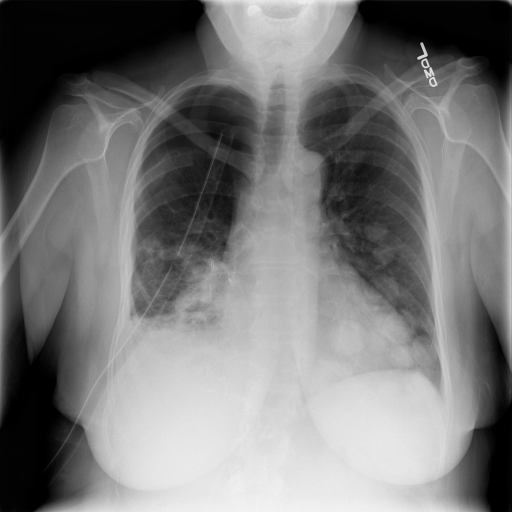
#> input picture XRAY_ACTIONS/image_1.png, 1024 x 1024 px (shown at 1/2 size); its folder holds only this picture in this run
$ python Lesson4.py
#> lines starting #> are read from the running program, lines starting #| are printed output that depends on the picture
import PIL.Image as Image
import numpy as np
import glob

#resizing and standardizing the images in the dataset

def preprocess(image_path):
    result = []
    glob_path = f'{image_path}/*'
    for images in glob.iglob(glob_path):
        #print(f"Processing image: {images}")
        if images.endswith(".png"):
              image = Image.open(images)
#> image is the input picture: PIL image 1024x1024 L; min 0, max 245, mean 120.2
              image_array = image.convert('L')  # Convert to grayscale
              image_array = image_array.resize((224,224))
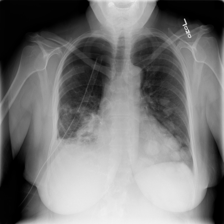
#> image_array: PIL image 224x224 L; min 0, max 242, mean 120.2
              image_array = np.array(image_array)
              standardize_image = (image_array - image_array.mean())/image_array.std()
              result.append((standardize_image, images))
    return result


if __name__ =='__main__':
    image_path = "/Users/farahjabeen/Desktop/XRAY_PROJECT/XRAY_ACTIONS"
    result = preprocess(image_path)
#> result = 1 item
    print(result)
#> (printed output is left out)

$ run again, on XRAY_ACTIONS/image_4.png
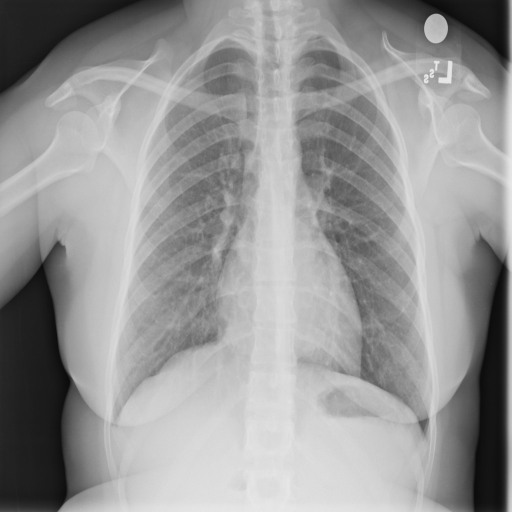
#> input picture XRAY_ACTIONS/image_4.png, 1024 x 1024 px (shown at 1/2 size)
#> in preprocess, image is the input picture: PIL image 1024x1024 L; min 8, max 235, mean 150.8
#> in preprocess, `image_array = image_array.resize((224,224))`:
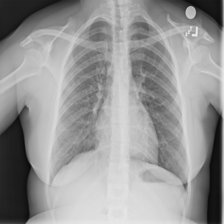
#> image_array: PIL image 224x224 L; min 11, max 235, mean 150.8
#> result = 1 item
#> (printed output is left out)

$ run again, on XRAY_ACTIONS/image_5.png
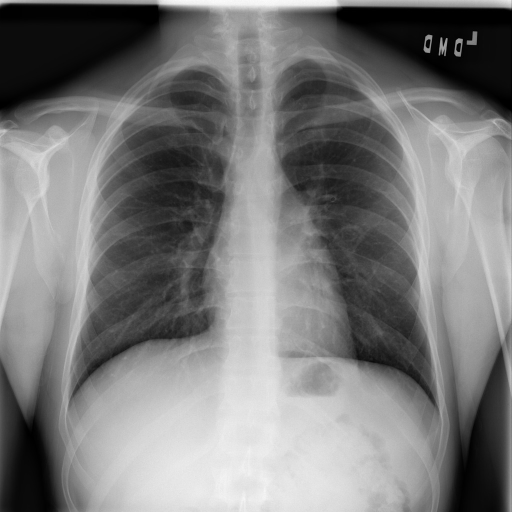
#> input picture XRAY_ACTIONS/image_5.png, 1024 x 1024 px (shown at 1/2 size)
#> in preprocess, image is the input picture: PIL image 1024x1024 L; min 0, max 253, mean 122.3
#> in preprocess, `image_array = image_array.resize((224,224))`:
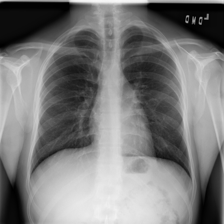
#> image_array: PIL image 224x224 L; min 0, max 249, mean 122.3
#> result = 1 item
#> (printed output is left out)

$ run again, on XRAY_ACTIONS/image_6.png
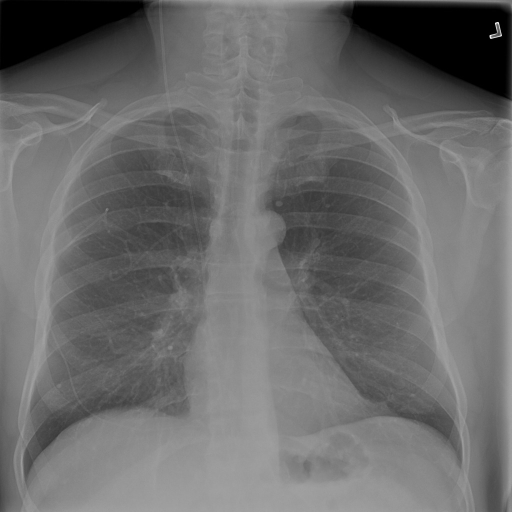
#> input picture XRAY_ACTIONS/image_6.png, 1024 x 1024 px (shown at 1/2 size)
#> in preprocess, image is the input picture: PIL image 1024x1024 L; min 0, max 255, mean 107.4
#> in preprocess, `image_array = image_array.resize((224,224))`:
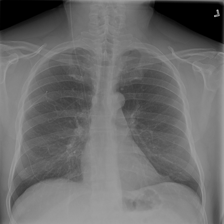
#> image_array: PIL image 224x224 L; min 0, max 193, mean 107.4
#> in preprocess, `standardize_image = (image_array - image_array.mean())/image_array.std()`:
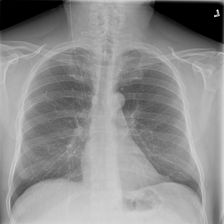
#> standardize_image: shape (224, 224) float64; min -2.9, max 2.31, mean 1.27e-16; drawn with min black and max white
#> result = 1 item
#> (printed output is left out)

$ run again, on XRAY_ACTIONS/image_10.png
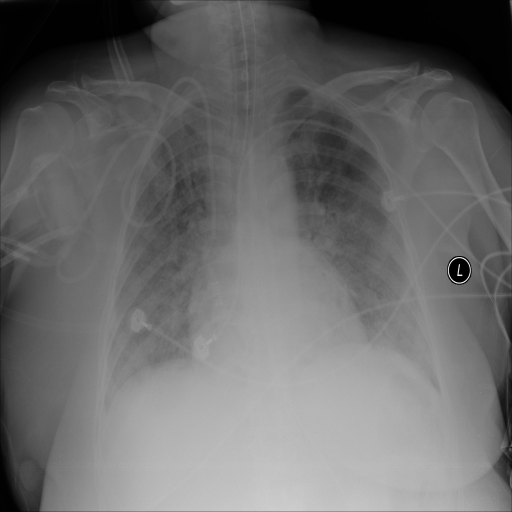
#> input picture XRAY_ACTIONS/image_10.png, 1024 x 1024 px (shown at 1/2 size)
#> in preprocess, image is the input picture: PIL image 1024x1024 L; min 0, max 255, mean 106.6
#> in preprocess, `image_array = image_array.resize((224,224))`:
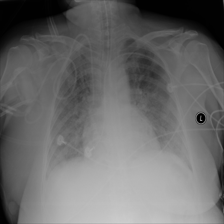
#> image_array: PIL image 224x224 L; min 0, max 206, mean 106.6
#> in preprocess, `standardize_image = (image_array - image_array.mean())/image_array.std()`:
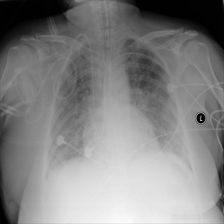
#> standardize_image: shape (224, 224) float64; min -2.13, max 1.99, mean 5.89e-17; drawn with min black and max white
#> result = 1 item
#> (printed output is left out)
